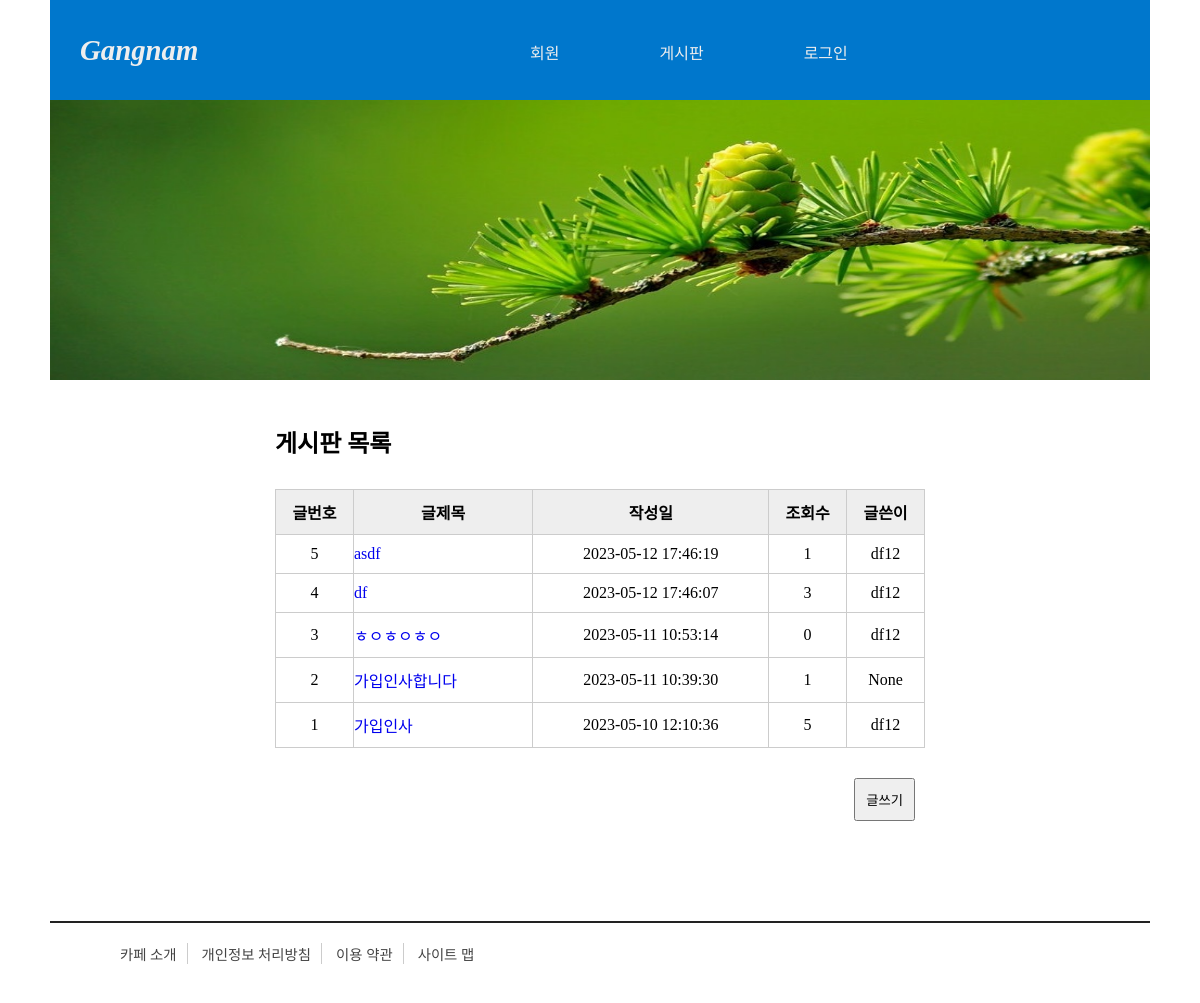
Before: /boardlist with the older database file.
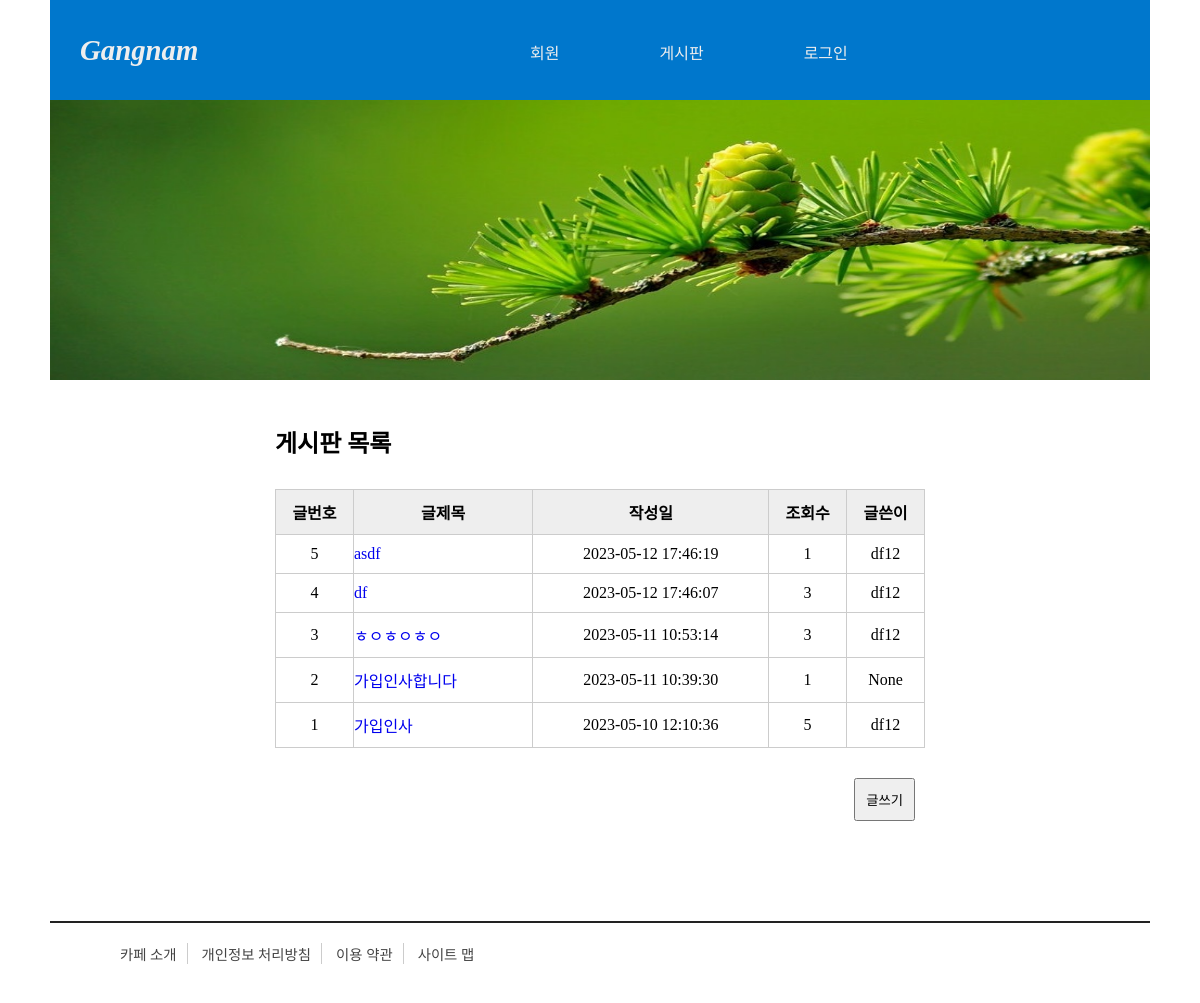
After: the same page with the newer database file.
### tables this page shows
CREATE TABLE board(
        bno INTEGER PRIMARY KEY AUTOINCREMENT,
        title TEXT NOT NULL,
        content TEXT NOT NULL,
        createdate DATETIME DEFAULT (datetime('now', 'localtime')),
        hit INTEGER DEFAULT 0,
        memberid TEXT NOT NULL,
        FOREIGN KEY(memberid) REFERENCES member(memberid) ON DELETE CASCADE);

### pyworks/member/start_app.py (the view)
@app.route('/boardlist', methods = ['GET'])
def boardlist():
    conn = getconn()
    cursor = conn.cursor()
    sql = "SELECT * FROM board ORDER BY createdate DESC"
    cursor.execute(sql)
    boardlist = cursor.fetchall()
    conn.close()
    return render_template('boardlist.html', boardlist=boardlist)

### pyworks/member/start_app.py (called while the page is built)
def getconn():
    conn = sqlite3.connect("c:/green_project/sqlworks/pydb/memberdb.db")
    return conn

### pyworks/member/templates/boardlist.html (shortened to what this page needs)
<!DOCTYPE html>
<html lang="ko">
<head>
    <link rel="stylesheet"
          href="{{ url_for('static', filename='css/style.css') }}">
</head>
<body>
    <div id="container">
        {% include 'header.html' %}
        <div id="main-pic">
            <img src="{{ url_for('static', filename='images/header1.jpg') }}">
        </div>
        <section id="boardlist">
            <h2>게시판 목록</h2>
            <table>
                <thead>
                    <tr>
                        <th>글번호</th><th>글제목</th><th>작성일</th><th>조회수</th><th>글쓴이</th>
                    </tr>
                </thead>
                <tbody>
                    {% for board in boardlist %}
                    <tr>
                        <td>{{ board[0] }}</td>
                        <td>
                            <a href="{{ url_for('detail', bno=board[0]) }}">
                                {{ board[1] }}</a>
                        </td>
                        <td>{{ board[3] }}</td>
                        <td>{{ board[4] }}</td>
                        <td>{{ board[5] }}</td>
                    </tr>
                    {% endfor %}
                </tbody>
            </table>
            <div class="btnWrite">
                <a href="{{ url_for('writing') }}">
                    <button type="button">글쓰기</button>
                </a>
            </div>
        </section>
        {% include 'footer.html' %}
    </div>
</body>
</html>

Changed rows visible on the page:
changed board "ㅎㅇㅎㅇㅎㅇ": hit "0" → "3"
